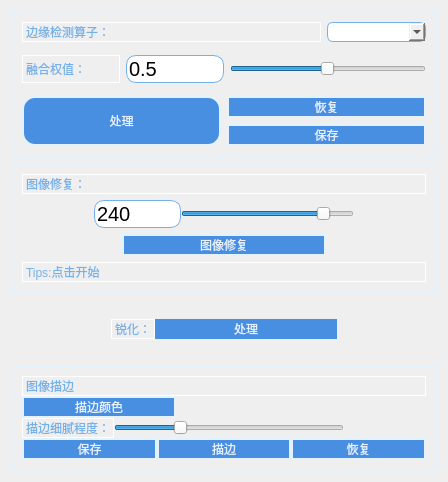
          <widget class="QWidget" name="tabEdgeDetect">
           <attribute name="title">
            <string>边缘检测</string>
           </attribute>
           <layout class="QGridLayout" name="gridLayout_14">
            <item row="0" column="0">
             <layout class="QVBoxLayout" name="verticalLayout_18" stretch="2,2,1,2">
              <item>
               <widget class="QFrame" name="frame_8">
                <property name="styleSheet">
                 <string notr="true">border:2px solid #e3f2fc</string>
                </property>
                <property name="frameShape">
                 <enum>QFrame::StyledPanel</enum>
                </property>
                <property name="frameShadow">
                 <enum>QFrame::Raised</enum>
                </property>
                <layout class="QVBoxLayout" name="verticalLayout_10" stretch="0,3,4">
                 <item>
                  <layout class="QHBoxLayout" name="horizontalLayout_38" stretch="3,1">
                   <item>
                    <widget class="QLabel" name="label_29">
                     <property name="sizePolicy">
                      <sizepolicy hsizetype="Expanding" vsizetype="Expanding">
                       <horstretch>0</horstretch>
                       <verstretch>0</verstretch>
                      </sizepolicy>
                     </property>
                     <property name="styleSheet">
                      <string notr="true">font: 11pt &quot;等线&quot;;
color: #75b1e9;
border:1px solid rgb(255,255,255);</string>
                     </property>
                     <property name="text">
                      <string>边缘检测算子：</string>
                     </property>
                    </widget>
                   </item>
                   <item>
                    <widget class="QComboBox" name="cbEdgeDetect">
                     <property name="sizePolicy">
                      <sizepolicy hsizetype="Expanding" vsizetype="Expanding">
                       <horstretch>0</horstretch>
                       <verstretch>0</verstretch>
                      </sizepolicy>
                     </property>
                     <property name="styleSheet">
                      <string notr="true">border:1px solid #75b1e9;
border-radius:6px;</string>
                     </property>
                     <property name="currentText">
                      <string/>
                     </property>
                     <property name="currentIndex">
                      <number>-1</number>
                     </property>
                     <property name="maxVisibleItems">
                      <number>4</number>
                     </property>
                    </widget>
                   </item>
                  </layout>
                 </item>
                 <item>
                  <layout class="QHBoxLayout" name="horizontalLayout_37" stretch="1,1,2">
                   <property name="topMargin">
                    <number>7</number>
                   </property>
                   <property name="rightMargin">
                    <number>0</number>
                   </property>
                   <property name="bottomMargin">
                    <number>7</number>
                   </property>
                   <item>
                    <widget class="QLabel" name="label_30">
                     <property name="sizePolicy">
                      <sizepolicy hsizetype="Expanding" vsizetype="Expanding">
                       <horstretch>0</horstretch>
                       <verstretch>0</verstretch>
                      </sizepolicy>
                     </property>
                     <property name="styleSheet">
                      <string notr="true">font: 11pt &quot;等线&quot;;
color: #75b1e9;
border:1px solid rgb(255,255,255);</string>
                     </property>
                     <property name="text">
                      <string>融合权值：</string>
                     </property>
                    </widget>
                   </item>
                   <item>
                    <widget class="QLineEdit" name="edWeightEdge">
                     <property name="sizePolicy">
                      <sizepolicy hsizetype="Expanding" vsizetype="Expanding">
                       <horstretch>0</horstretch>
                       <verstretch>0</verstretch>
                      </sizepolicy>
                     </property>
                     <property name="styleSheet">
                      <string notr="true">QLineEdit
{font-size:20px;
border-radius:10px;
font-family:等线;
background:rgb(255,255,255);
font-weight:200;
border-color: #75b1e9;
border: 1px solid  #75b1e9;
}
</string>
                     </property>
                     <property name="text">
                      <string>0.5</string>
                     </property>
                    </widget>
                   </item>
                   <item>
                    <widget class="QSlider" name="sliderWeightEdge">
                     <property name="sizePolicy">
                      <sizepolicy hsizetype="Expanding" vsizetype="Expanding">
                       <horstretch>0</horstretch>
                       <verstretch>0</verstretch>
                      </sizepolicy>
                     </property>
                     <property name="styleSheet">
                      <string notr="true">border:0px;</string>
                     </property>
                     <property name="minimum">
                      <number>1</number>
                     </property>
                     <property name="maximum">
                      <number>100</number>
                     </property>
                     <property name="singleStep">
                      <number>1</number>
                     </property>
                     <property name="pageStep">
                      <number>10</number>
                     </property>
                     <property name="value">
                      <number>50</number>
                     </property>
                     <property name="orientation">
                      <enum>Qt::Horizontal</enum>
                     </property>
                    </widget>
                   </item>
                  </layout>
                 </item>
                 <item>
                  <layout class="QHBoxLayout" name="horizontalLayout_25">
                   <item>
                    <widget class="QPushButton" name="pbEncodeEdgeDetect">
                     <property name="enabled">
                      <bool>true</bool>
                     </property>
                     <property name="sizePolicy">
                      <sizepolicy hsizetype="Expanding" vsizetype="Expanding">
                       <horstretch>0</horstretch>
                       <verstretch>0</verstretch>
                      </sizepolicy>
                     </property>
                     <property name="styleSheet">
                      <string notr="true">QPushButton{
    color:#e5f1fd;
	font: 75 12pt &quot;等线&quot;;
    border-radius: 13px;
    background:#488fe1;
}
QPushButton:hover{
    background:#1461bb;
}
QPushButton:pressed{
    background:#0a4a94;
}</string>
                     </property>
                     <property name="text">
                      <string>处理</string>
                     </property>
                    </widget>
                   </item>
                   <item>
                    <layout class="QVBoxLayout" name="verticalLayout_8">
                     <item>
                      <widget class="QPushButton" name="pbEdgeRecover">
                       <property name="sizePolicy">
                        <sizepolicy hsizetype="Expanding" vsizetype="Expanding">
                         <horstretch>0</horstretch>
                         <verstretch>0</verstretch>
                        </sizepolicy>
                       </property>
                       <property name="styleSheet">
                        <string notr="true">QPushButton{
    color:#e5f1fd;
	font: 75 12pt &quot;等线&quot;;
    border-radius: 13px;
    background:#488fe1;
}
QPushButton:hover{
    background:#1461bb;
}
QPushButton:pressed{
    background:#0a4a94;
}</string>
                       </property>
                       <property name="text">
                        <string>恢复</string>
                       </property>
                      </widget>
                     </item>
                     <item>
                      <widget class="QPushButton" name="pbEdgeSaveChange">
                       <property name="sizePolicy">
                        <sizepolicy hsizetype="Expanding" vsizetype="Expanding">
                         <horstretch>0</horstretch>
                         <verstretch>0</verstretch>
                        </sizepolicy>
                       </property>
                       <property name="styleSheet">
                        <string notr="true">QPushButton{
    color:#e5f1fd;
	font: 75 12pt &quot;等线&quot;;
    border-radius: 13px;
    background:#488fe1;
}
QPushButton:hover{
    background:#1461bb;
}
QPushButton:pressed{
    background:#0a4a94;
}</string>
                       </property>
                       <property name="text">
                        <string>保存</string>
                       </property>
                      </widget>
                     </item>
                    </layout>
                   </item>
                  </layout>
                 </item>
                </layout>
               </widget>
              </item>
              <item>
               <widget class="QFrame" name="frame_17">
                <property name="styleSheet">
                 <string notr="true">border:2px solid #e3f2fc</string>
                </property>
                <property name="frameShape">
                 <enum>QFrame::StyledPanel</enum>
                </property>
                <property name="frameShadow">
                 <enum>QFrame::Raised</enum>
                </property>
                <layout class="QVBoxLayout" name="verticalLayout_12">
                 <item>
                  <widget class="QLabel" name="label_6">
                   <property name="styleSheet">
                    <string notr="true">border:0px;
font: 11pt &quot;等线&quot;;
color: #75b1e9;
border:1px solid rgb(255,255,255);</string>
                   </property>
                   <property name="text">
                    <string>图像修复：</string>
                   </property>
                  </widget>
                 </item>
                 <item>
                  <layout class="QHBoxLayout" name="horizontalLayout_39" stretch="1,2">
                   <property name="spacing">
                    <number>0</number>
                   </property>
                   <property name="leftMargin">
                    <number>72</number>
                   </property>
                   <property name="rightMargin">
                    <number>72</number>
                   </property>
                   <item>
                    <widget class="QLineEdit" name="edThreshInpaint">
                     <property name="sizePolicy">
                      <sizepolicy hsizetype="Expanding" vsizetype="Expanding">
                       <horstretch>0</horstretch>
                       <verstretch>0</verstretch>
                      </sizepolicy>
                     </property>
                     <property name="styleSheet">
                      <string notr="true">QLineEdit
{font-size:20px;
border-radius:10px;
font-family:等线;
background:rgb(255,255,255);
font-weight:200;
border-color: #75b1e9;
border: 1px solid  #75b1e9;
}
</string>
                     </property>
                     <property name="text">
                      <string>240</string>
                     </property>
                    </widget>
                   </item>
                   <item>
                    <widget class="QSlider" name="sliderInpaint">
                     <property name="sizePolicy">
                      <sizepolicy hsizetype="Expanding" vsizetype="Expanding">
                       <horstretch>0</horstretch>
                       <verstretch>0</verstretch>
                      </sizepolicy>
                     </property>
                     <property name="styleSheet">
                      <string notr="true">border:0px;</string>
                     </property>
                     <property name="minimum">
                      <number>150</number>
                     </property>
                     <property name="maximum">
                      <number>255</number>
                     </property>
                     <property name="value">
                      <number>240</number>
                     </property>
                     <property name="orientation">
                      <enum>Qt::Horizontal</enum>
                     </property>
                    </widget>
                   </item>
                  </layout>
                 </item>
                 <item>
                  <layout class="QHBoxLayout" name="horizontalLayout_41">
                   <property name="leftMargin">
                    <number>100</number>
                   </property>
                   <property name="rightMargin">
                    <number>100</number>
                   </property>
                   <item>
                    <widget class="QPushButton" name="pbInpaint">
                     <property name="sizePolicy">
                      <sizepolicy hsizetype="Expanding" vsizetype="Expanding">
                       <horstretch>0</horstretch>
                       <verstretch>0</verstretch>
                      </sizepolicy>
                     </property>
                     <property name="styleSheet">
                      <string notr="true">QPushButton{
    color:#e5f1fd;
	font: 75 12pt &quot;等线&quot;;
    border-radius: 13px;
    background:#488fe1;
}
QPushButton:hover{
    background:#1461bb;
}
QPushButton:pressed{
    background:#0a4a94;
}</string>
                     </property>
                     <property name="text">
                      <string>图像修复</string>
                     </property>
                    </widget>
                   </item>
                  </layout>
                 </item>
                 <item>
                  <widget class="QLabel" name="lbTips">
                   <property name="styleSheet">
                    <string notr="true">border:0px;
font: 11pt &quot;等线&quot;;
color: #75b1e9;
border:1px solid rgb(255,255,255);</string>
                   </property>
                   <property name="lineWidth">
                    <number>0</number>
                   </property>
                   <property name="text">
                    <string>Tips:点击开始</string>
                   </property>
                  </widget>
                 </item>
                </layout>
               </widget>
              </item>
              <item>
               <layout class="QHBoxLayout" name="horizontalLayout_45">
                <property name="spacing">
                 <number>0</number>
                </property>
                <property name="leftMargin">
                 <number>100</number>
                </property>
                <property name="topMargin">
                 <number>20</number>
                </property>
                <property name="rightMargin">
                 <number>100</number>
                </property>
                <property name="bottomMargin">
                 <number>20</number>
                </property>
                <item>
                 <widget class="QLabel" name="label_32">
                  <property name="styleSheet">
                   <string notr="true">border:0px;
font: 11pt &quot;等线&quot;;
color: #75b1e9;
border:1px solid rgb(255,255,255);</string>
                  </property>
                  <property name="text">
                   <string>锐化：</string>
                  </property>
                 </widget>
                </item>
                <item>
                 <widget class="QPushButton" name="pbSharpen">
                  <property name="enabled">
                   <bool>true</bool>
                  </property>
                  <property name="sizePolicy">
                   <sizepolicy hsizetype="Expanding" vsizetype="Expanding">
                    <horstretch>0</horstretch>
                    <verstretch>0</verstretch>
                   </sizepolicy>
                  </property>
                  <property name="styleSheet">
                   <string notr="true">QPushButton{
    color:#e5f1fd;
	font: 75 12pt &quot;等线&quot;;
    border-radius: 13px;
    background:#488fe1;
}
QPushButton:hover{
    background:#1461bb;
}
QPushButton:pressed{
    background:#0a4a94;
}</string>
                  </property>
                  <property name="text">
                   <string>处理</string>
                  </property>
                 </widget>
                </item>
               </layout>
              </item>
              <item>
               <widget class="QFrame" name="frame_18">
                <property name="styleSheet">
                 <string notr="true">border:2px solid #e3f2fc</string>
                </property>
                <property name="frameShape">
                 <enum>QFrame::StyledPanel</enum>
                </property>
                <property name="frameShadow">
                 <enum>QFrame::Raised</enum>
                </property>
                <layout class="QVBoxLayout" name="verticalLayout_13" stretch="1,2,2,2">
                 <property name="spacing">
                  <number>0</number>
                 </property>
                 <item>
                  <widget class="QLabel" name="label_9">
                   <property name="styleSheet">
                    <string notr="true">border:0px;
font: 11pt &quot;等线&quot;;
color: #75b1e9;
border:1px solid rgb(255,255,255);</string>
                   </property>
                   <property name="text">
                    <string>图像描边</string>
                   </property>
                  </widget>
                 </item>
                 <item>
                  <layout class="QHBoxLayout" name="horizontalLayout_44">
                   <property name="leftMargin">
                    <number>0</number>
                   </property>
                   <property name="rightMargin">
                    <number>250</number>
                   </property>
                   <item>
                    <widget class="QPushButton" name="pbOutlineColor">
                     <property name="enabled">
                      <bool>true</bool>
                     </property>
                     <property name="sizePolicy">
                      <sizepolicy hsizetype="Expanding" vsizetype="Expanding">
                       <horstretch>0</horstretch>
                       <verstretch>0</verstretch>
                      </sizepolicy>
                     </property>
                     <property name="styleSheet">
                      <string notr="true">QPushButton{
    color:#e5f1fd;
	font: 75 12pt &quot;等线&quot;;
    border-radius: 13px;
    background:#488fe1;
}
QPushButton:hover{
    background:#1461bb;
}
QPushButton:pressed{
    background:#0a4a94;
}</string>
                     </property>
                     <property name="text">
                      <string>描边颜色</string>
                     </property>
                    </widget>
                   </item>
                  </layout>
                 </item>
                 <item>
                  <layout class="QHBoxLayout" name="horizontalLayout_42">
                   <property name="spacing">
                    <number>0</number>
                   </property>
                   <property name="leftMargin">
                    <number>0</number>
                   </property>
                   <property name="rightMargin">
                    <number>82</number>
                   </property>
                   <item>
                    <widget class="QLabel" name="label_31">
                     <property name="styleSheet">
                      <string notr="true">border:0px;
font: 11pt &quot;等线&quot;;
color: #75b1e9;
border:1px solid rgb(255,255,255);</string>
                     </property>
                     <property name="lineWidth">
                      <number>0</number>
                     </property>
                     <property name="text">
                      <string>描边细腻程度：</string>
                     </property>
                    </widget>
                   </item>
                   <item>
                    <widget class="QSlider" name="sliderOutline">
                     <property name="sizePolicy">
                      <sizepolicy hsizetype="Expanding" vsizetype="Expanding">
                       <horstretch>0</horstretch>
                       <verstretch>0</verstretch>
                      </sizepolicy>
                     </property>
                     <property name="styleSheet">
                      <string notr="true">border:0px</string>
                     </property>
                     <property name="minimum">
                      <number>0</number>
                     </property>
                     <property name="maximum">
                      <number>255</number>
                     </property>
                     <property name="singleStep">
                      <number>1</number>
                     </property>
                     <property name="pageStep">
                      <number>10</number>
                     </property>
                     <property name="value">
                      <number>70</number>
                     </property>
                     <property name="orientation">
                      <enum>Qt::Horizontal</enum>
                     </property>
                    </widget>
                   </item>
                  </layout>
                 </item>
                 <item>
                  <layout class="QHBoxLayout" name="horizontalLayout_43">
                   <property name="leftMargin">
                    <number>0</number>
                   </property>
                   <property name="rightMargin">
                    <number>0</number>
                   </property>
                   <item>
                    <widget class="QPushButton" name="pbOutlineSave">
                     <property name="enabled">
                      <bool>true</bool>
                     </property>
                     <property name="sizePolicy">
                      <sizepolicy hsizetype="Expanding" vsizetype="Expanding">
                       <horstretch>0</horstretch>
                       <verstretch>0</verstretch>
                      </sizepolicy>
                     </property>
                     <property name="styleSheet">
                      <string notr="true">QPushButton{
    color:#e5f1fd;
	font: 75 12pt &quot;等线&quot;;
    border-radius: 13px;
    background:#488fe1;
}
QPushButton:hover{
    background:#1461bb;
}
QPushButton:pressed{
    background:#0a4a94;
}</string>
                     </property>
                     <property name="text">
                      <string>保存</string>
                     </property>
                    </widget>
                   </item>
                   <item>
                    <widget class="QPushButton" name="pbOutline">
                     <property name="enabled">
                      <bool>true</bool>
                     </property>
                     <property name="sizePolicy">
                      <sizepolicy hsizetype="Expanding" vsizetype="Expanding">
                       <horstretch>0</horstretch>
                       <verstretch>0</verstretch>
                      </sizepolicy>
                     </property>
                     <property name="styleSheet">
                      <string notr="true">QPushButton{
    color:#e5f1fd;
	font: 75 12pt &quot;等线&quot;;
    border-radius: 13px;
    background:#488fe1;
}
QPushButton:hover{
    background:#1461bb;
}
QPushButton:pressed{
    background:#0a4a94;
}</string>
                     </property>
                     <property name="text">
                      <string>描边</string>
                     </property>
                    </widget>
                   </item>
                   <item>
                    <widget class="QPushButton" name="pbOutlineRecover">
                     <property name="enabled">
                      <bool>true</bool>
                     </property>
                     <property name="sizePolicy">
                      <sizepolicy hsizetype="Expanding" vsizetype="Expanding">
                       <horstretch>0</horstretch>
                       <verstretch>0</verstretch>
                      </sizepolicy>
                     </property>
                     <property name="styleSheet">
                      <string notr="true">QPushButton{
    color:#e5f1fd;
	font: 75 12pt &quot;等线&quot;;
    border-radius: 13px;
    background:#488fe1;
}
QPushButton:hover{
    background:#1461bb;
}
QPushButton:pressed{
    background:#0a4a94;
}</string>
                     </property>
                     <property name="text">
                      <string>恢复</string>
                     </property>
                    </widget>
                   </item>
                  </layout>
                 </item>
                </layout>
               </widget>
              </item>
             </layout>
            </item>
           </layout>
          </widget>
